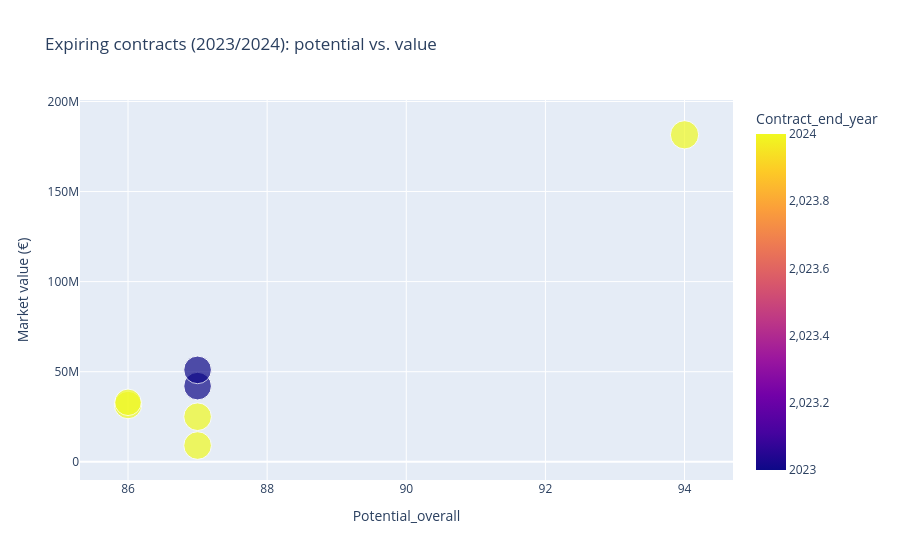

Notebook cell for this chart:
### Code cell
fig = px.scatter(targets, x='Potential_overall', y='Value',
                 color='Contract_end_year', hover_name='Player_name',
                 size='Overall', title='Expiring contracts (2023/2024): potential vs. value')
fig.update_yaxes(title='Market value (€)')
fig.show()

### Figure 1 — Plotly figure (JSON) as saved in the notebook; plotly's stock layout.template omitted (floating-point values rounded to 4 significant figures)
{"data": [{"hovertemplate": "<b>%{hovertext}</b><br><br>Potential_overall=%{x}<br>Value=%{y}<br>Overall=%{marker.size}<br>Contract_end_year=%{marker.color}<extra></extra>", "hovertext": ["K. Mbappé", "M. Neuer", "L. Modrić", " De Gea", " S. Agüero", "Parejo", "Nico Williams"], "legendgroup": "", "marker": {"color": [2024, 2024, 2024, 2023, 2023, 2024, 2024], "coloraxis": "coloraxis", "size": [91, 87, 87, 87, 87, 86, 80], "sizemode": "area", "sizeref": 0.2275, "symbol": "circle"}, "mode": "markers", "name": "", "orientation": "v", "showlegend": false, "type": "scatter", "x": [94, 87, 87, 87, 87, 86, 86], "xaxis": "x", "y": [181500000, 9000000, 25000000, 42000000, 51000000, 31500000, 33000000], "yaxis": "y"}], "layout": {"coloraxis": {"colorbar": {"title": {"text": "Contract_end_year"}}, "colorscale": [[0, "#0d0887"], [0.1111, "#46039f"], [0.2222, "#7201a8"], [0.3333, "#9c179e"], [0.4444, "#bd3786"], [0.5556, "#d8576b"], [0.6667, "#ed7953"], [0.7778, "#fb9f3a"], [0.8889, "#fdca26"], [1, "#f0f921"]]}, "legend": {"itemsizing": "constant", "tracegroupgap": 0}, "title": {"text": "Expiring contracts (2023/2024): potential vs. value"}, "xaxis": {"anchor": "y", "domain": [0, 1], "title": {"text": "Potential_overall"}}, "yaxis": {"anchor": "x", "domain": [0, 1], "title": {"text": "Market value (€)"}}}}
